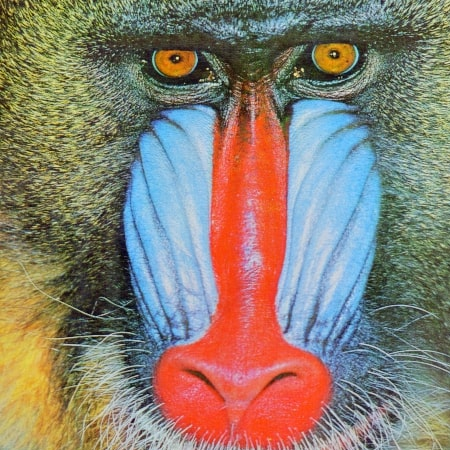
#> input picture HW3_DIP/Extra/1.png, 450 x 450 px
$ python test.py
#> lines starting #> are read from the running program, lines starting #| are printed output that depends on the picture
import cv2
import numpy as np

image1 = cv2.imread("1.png")[:,:,0]# take red components
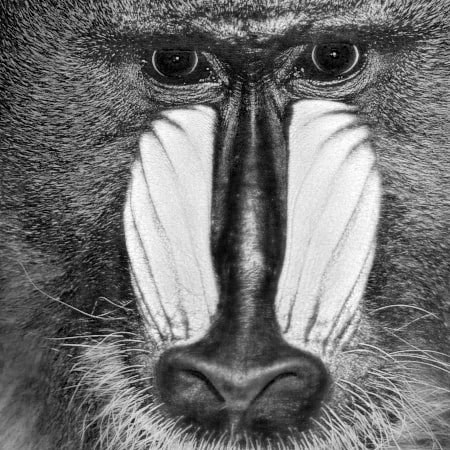
#> image1: shape (450, 450); min 0, max 255, mean 114
image2 = cv2.imread("2.png")[:,:,0] # take red components
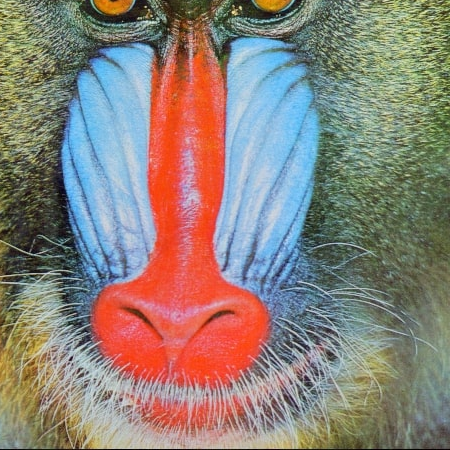
#> input picture HW3_DIP/Extra/2.png, 450 x 450 px
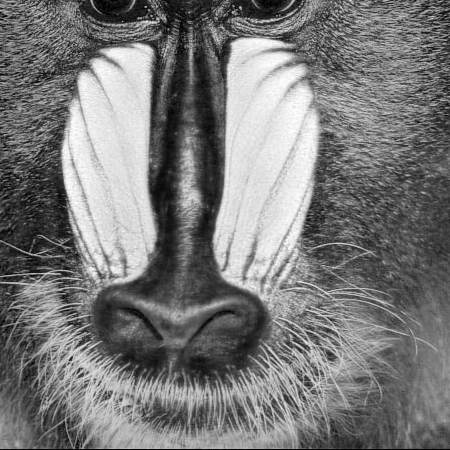
#> image2: shape (450, 450); min 0, max 255, mean 121.2

crop_size = 450
# image1_cp = image1[:crop_size, :crop_size] # crop to square
# image2_cp = image2[:crop_size, :crop_size] # crop to square


f1 = cv2.dft(image1.astype(np.float32),flags=cv2.DFT_COMPLEX_OUTPUT)
f2 = cv2.dft(image2.astype(np.float32),flags=cv2.DFT_COMPLEX_OUTPUT)
f1_shf = np.fft.fftshift(f1)
f2_shf = np.fft.fftshift(f2)

f1_shf_cplx = f1_shf[:,:,0] + 1j*f1_shf[:,:,1]
f2_shf_cplx = f2_shf[:,:,0] + 1j*f2_shf[:,:,1]

f1_shf_abs = np.abs(f1_shf_cplx)
f2_shf_abs = np.abs(f2_shf_cplx)
total_abs = f1_shf_abs * f2_shf_abs
P_real = (np.real(f1_shf_cplx)*np.real(f2_shf_cplx) +
          np.imag(f1_shf_cplx)*np.imag(f2_shf_cplx))/total_abs
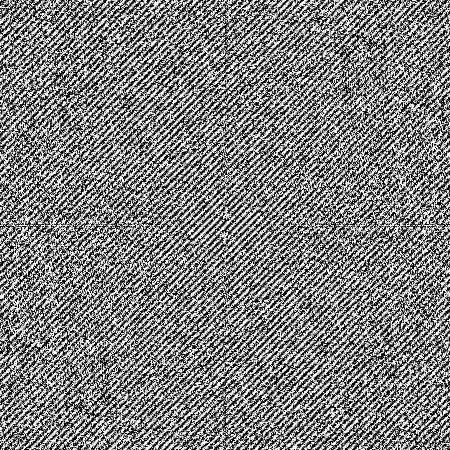
#> P_real: shape (450, 450) float32; min -1, max 1, mean 0.000669; drawn with min black and max white
P_imag = (np.imag(f1_shf_cplx)*np.real(f2_shf_cplx) +
          np.real(f1_shf_cplx)*np.imag(f2_shf_cplx))/total_abs
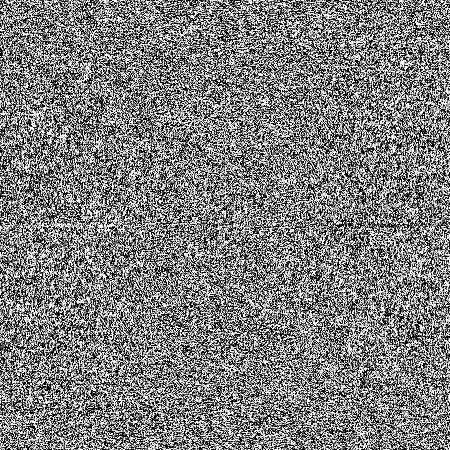
#> P_imag: shape (450, 450) float32; min -1, max 1, mean 2.64e-10; drawn with min black and max white
P_complex = P_real + 1j*P_imag

P_inverse = np.abs(np.fft.ifft2(P_complex)) # inverse FFT
max_id = [0, 0]
max_val = 0
for idy in range(crop_size):
    for idx in range(crop_size):
        if P_inverse[idy,idx] > max_val:
            max_val = P_inverse[idy,idx]
            max_id = [idy, idx]
#> after the loop, max_id = [388, 388]; max_val = 0.29
shift_x = crop_size - max_id[0]
#> shift_x = 62
shift_y = crop_size - max_id[1]
#> shift_y = 62
print(shift_x, shift_y)
#| 62 62
